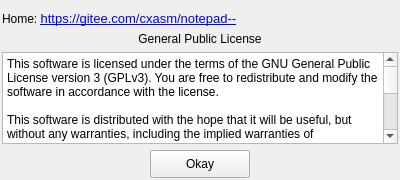
<?xml version="1.0" encoding="UTF-8"?>
<ui version="4.0">
 <class>AboutNddClass</class>
 <widget class="QWidget" name="AboutNddClass">
  <property name="geometry">
   <rect>
    <x>0</x>
    <y>0</y>
    <width>400</width>
    <height>180</height>
   </rect>
  </property>
  <property name="maximumSize">
   <size>
    <width>400</width>
    <height>180</height>
   </size>
  </property>
  <property name="windowTitle">
   <string>About Notepad--</string>
  </property>
  <property name="windowIcon">
   <iconset resource="RealCompare.qrc">
    <normaloff>:/Resources/edit/global/ndd.ico</normaloff>:/Resources/edit/global/ndd.ico</iconset>
  </property>
  <layout class="QGridLayout" name="gridLayout">
   <property name="leftMargin">
    <number>2</number>
   </property>
   <property name="rightMargin">
    <number>2</number>
   </property>
   <property name="bottomMargin">
    <number>2</number>
   </property>
   <item row="1" column="0">
    <layout class="QVBoxLayout" name="verticalLayout0">
     <item>
      <widget class="QLabel" name="label_4">
       <property name="text">
        <string>General Public License</string>
       </property>
       <property name="alignment">
        <set>Qt::AlignCenter</set>
       </property>
      </widget>
     </item>
     <item>
      <widget class="QPlainTextEdit" name="nddMsgText">
       <property name="readOnly">
        <bool>true</bool>
       </property>
       <property name="plainText">
        <string>This software is licensed under the terms of the GNU General Public License version 3 (GPLv3). You are free to redistribute and modify the software in accordance with the license.

This software is distributed with the hope that it will be useful, but without any warranties, including the implied warranties of merchantability or fitness for a particular purpose. Please see the GNU General Public License for more information.

A copy of the GPLv3 license should have been provided along with this software. If you have not received a copy, it can be found at https://www.gnu.org/licenses/.</string>
       </property>
      </widget>
     </item>
    </layout>
   </item>
   <item row="0" column="0">
    <widget class="QLabel" name="label">
     <property name="text">
      <string>&lt;html&gt;&lt;head/&gt;&lt;body&gt;&lt;p&gt;Home: &lt;a href=&quot;https://gitee.com/cxasm/notepad--&quot;&gt;&lt;span style=&quot; font-size:10pt; text-decoration: underline; color:#0000ff;&quot;&gt;https://gitee.com/cxasm/notepad--&lt;/span&gt;&lt;/a&gt;&lt;/p&gt;&lt;/body&gt;&lt;/html&gt;</string>
     </property>
    </widget>
   </item>
   <item row="3" column="0">
    <layout class="QHBoxLayout" name="horizontalLayout">
     <item>
      <widget class="QPushButton" name="aboutPushButton">
       <property name="minimumSize">
        <size>
         <width>100</width>
         <height>28</height>
        </size>
       </property>
       <property name="maximumSize">
        <size>
         <width>100</width>
         <height>28</height>
        </size>
       </property>
       <property name="text">
        <string>Okay</string>
       </property>
      </widget>
     </item>
    </layout>
   </item>
   <item row="4" column="0">
    <spacer name="verticalSpacer">
     <property name="orientation">
      <enum>Qt::Vertical</enum>
     </property>
     <property name="sizeHint" stdset="0">
      <size>
       <width>20</width>
       <height>40</height>
      </size>
     </property>
    </spacer>
   </item>
  </layout>
 </widget>
 <layoutdefault spacing="6" margin="11"/>
 <resources>
  <include location="RealCompare.qrc"/>
 </resources>
 <connections/>
</ui>
